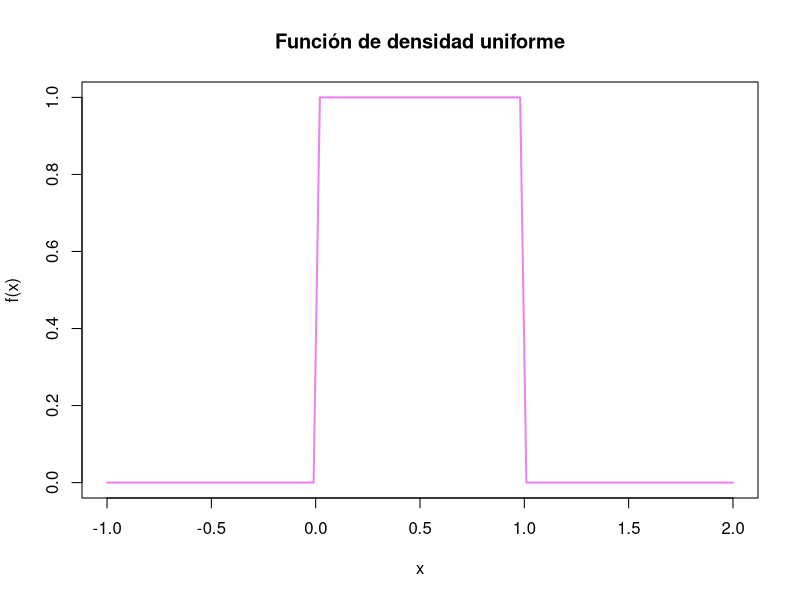
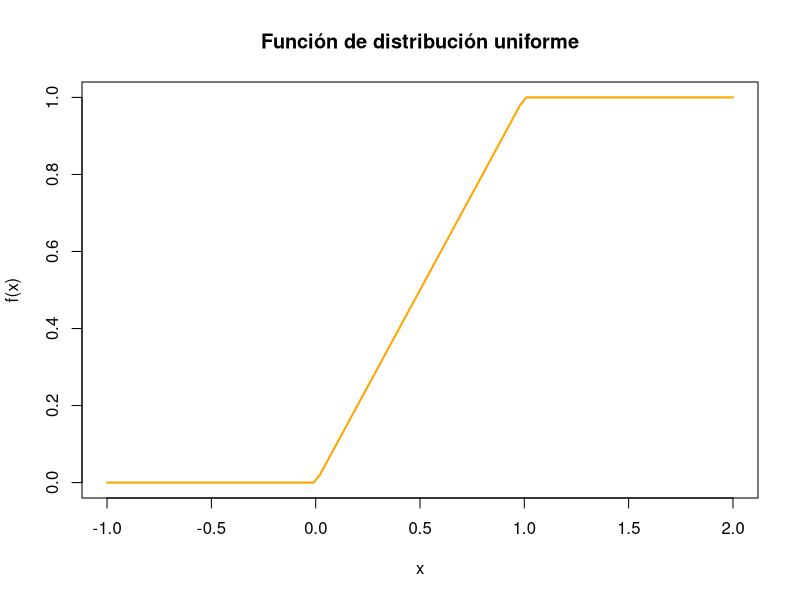
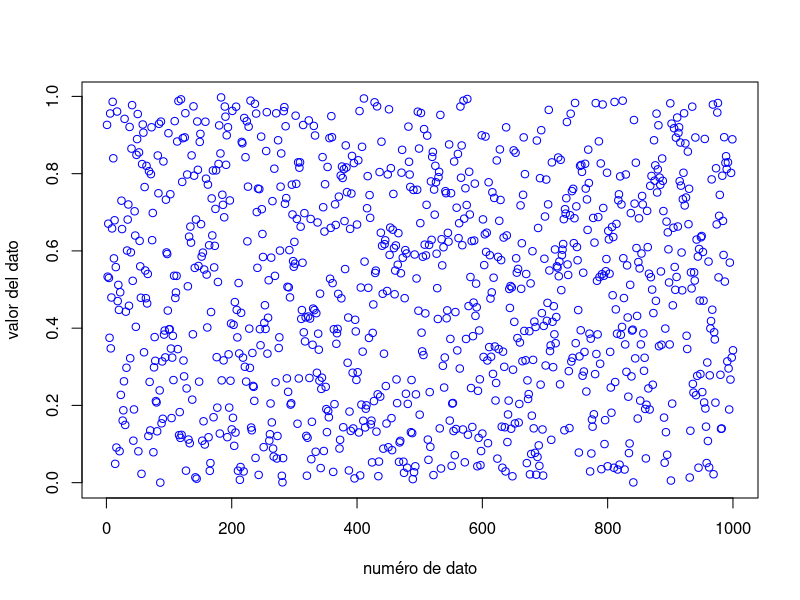
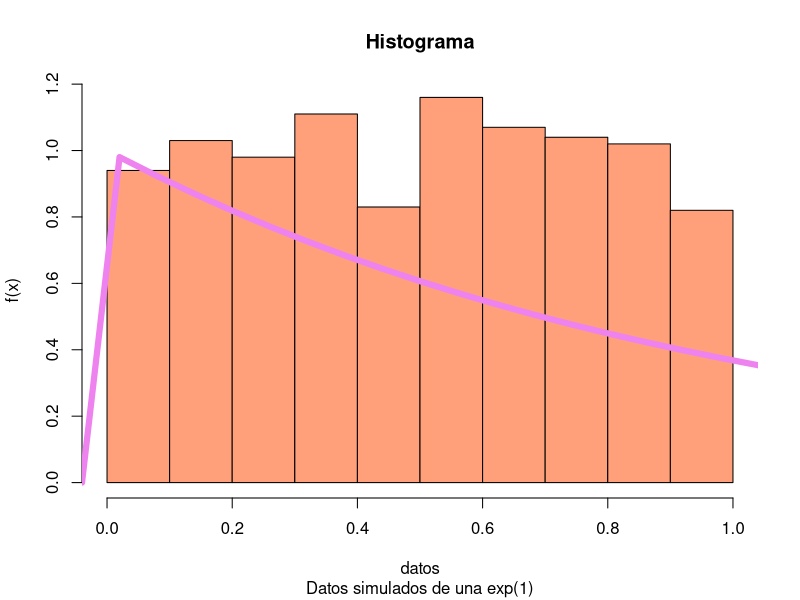

Recreate these plots in R, in order.
curve(dunif(x), from=-1, to=2, col="violet",lwd=2,
      xlab="x",ylab="f(x)",main="Función de densidad uniforme")

curve(punif(x), from=-1, to=2, col="orange1", lwd=2,
      xlab="x",ylab="f(x)",main="Función de distribución uniforme")

datos=runif(1000)

plot(datos, xlab="numéro de dato", ylab = "valor del dato",
     col="blue")

hist(datos, prob = T, col="lightsalmon",main="Histograma",
     sub="Datos simulados de una exp(1)",ylab="f(x)",
     breaks = "FD")

curve(dexp(x), from=-1, to=5, add=T,col="violet",lwd=6,
      ylab="f(x)")